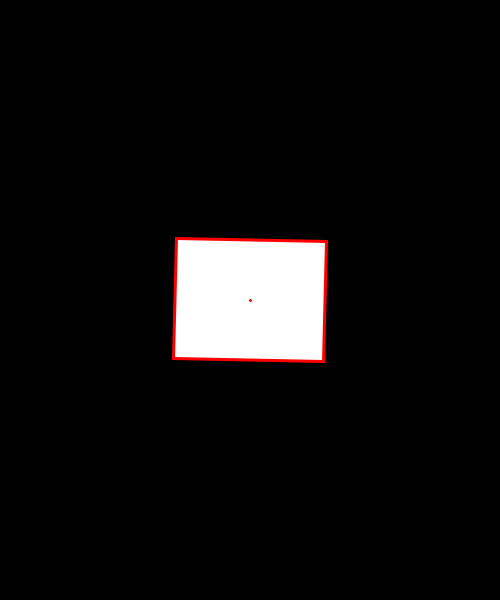
Frame 1 (no input)
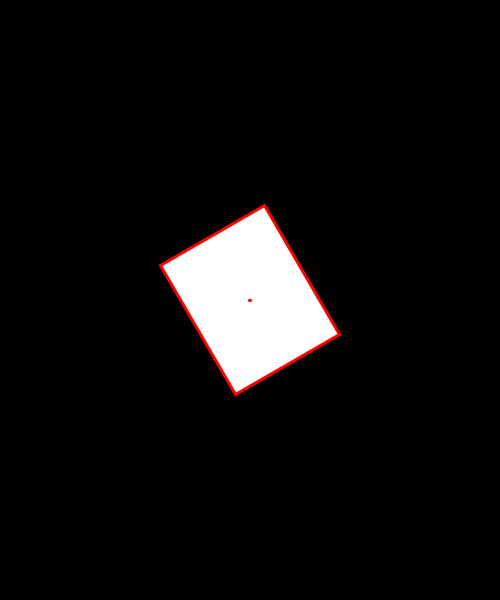
Frame 60 (the mouse pressed at the canvas centre just before this capture)
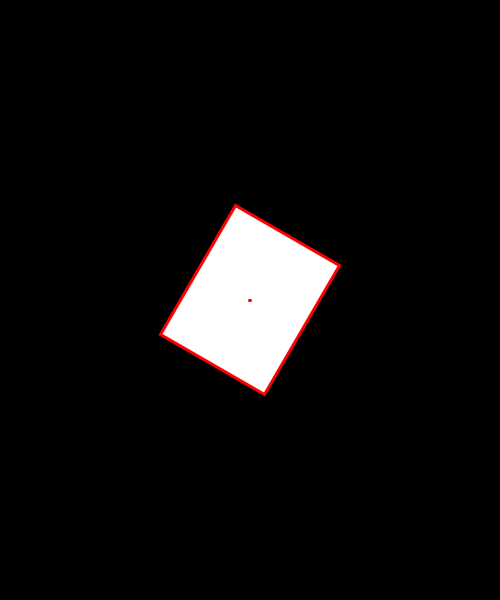
Frame 120 (the mouse held since frame 60 and released just before this capture)

The Processing sketch that drew these frames (run headless with seeded random() and noise(); from frame 60 on, the mouse is pressed at the canvas centre):

// Processing sketch: day3_02_transformation_fns_translate
// ── day3_02_transformation_fns_translate.pde
void setup() {
  size(500, 600);
  background(0);
  
  stroke(255,0,0);
  strokeWeight(3);
}

void draw() {
  background(0);
  // *****
  // the transformation functions work based on the origin (0, 0)
  
  // change the origin position
  translate(width/2, height/2);
  
  float angle = radians( frameCount );
  rotate( angle );
  rectMode(CENTER);
  rect(0, 0, 150, 120);
  
  // origin position
  point(0,0);
}
